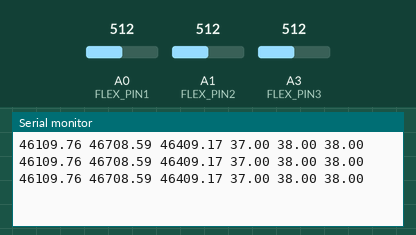
A sketch run on a simulated Arduino Uno, built with avr-gcc and run on an emulated ATmega328P. Parts: the last lines printed to the serial monitor. The inputs (shaded band) are chosen by the test bench; at power-on: A0 (FLEX_PIN1) = 512, A1 (FLEX_PIN2) = 512, A3 (FLEX_PIN3) = 512.

Above: at 1.3 s.
1.4 s: A0 (FLEX_PIN1) set to 0
At 1.9 s:
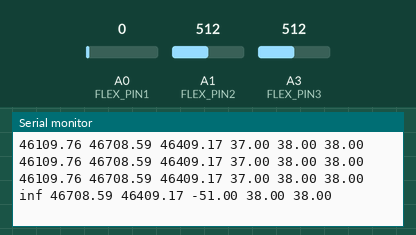
3.5 s: A1 (FLEX_PIN2) set to 0
At 3.9 s:
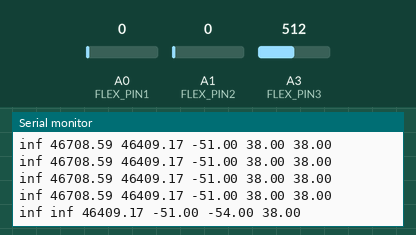
5.5 s: A3 (FLEX_PIN3) set to 0
At 5.9 s:
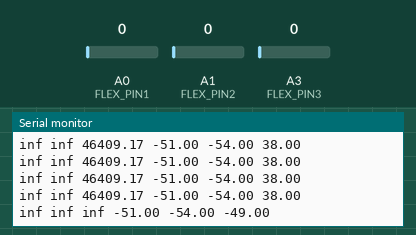
7.5 s: A0 (FLEX_PIN1) set to 122
At 7.9 s:
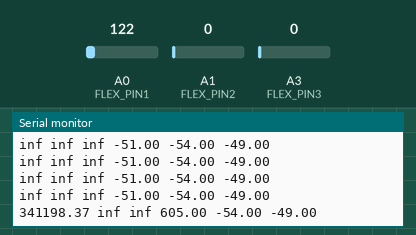
9.5 s: A1 (FLEX_PIN2) set to 122
At 10.0 s:
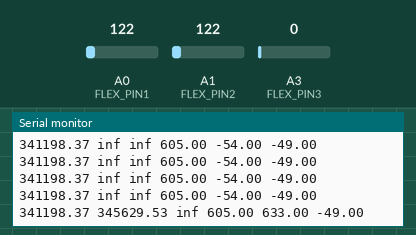
11.5 s: A0 (FLEX_PIN1) set to 0
At 12.0 s:
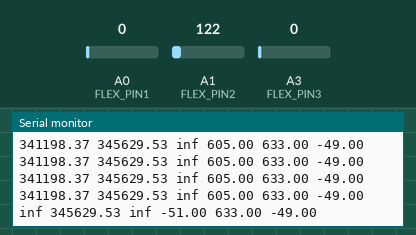

Measured:
- after the input at 1.4 s, the serial monitor: prints a new line after 0.11 s (image 1)
- after the input at 3.5 s, the serial monitor: prints a new line at once (image 2)
- after the input at 5.5 s, the serial monitor: prints a new line at once (image 3)
- after the input at 7.5 s, the serial monitor: prints a new line at once (image 4)
- after the input at 9.5 s, the serial monitor: prints a new line after 0.06 s (image 5)
- after the input at 11.5 s, the serial monitor: prints a new line after 0.07 s (image 6)

The sketch:

flex_arduino.ino
```cpp
/*
 * This is code to upload to the arduino board and test the flex sensors, works with ArduinoSerial.py
 * Ensure the baudrate matches on both here and Python
 */


/******************************************************************************
Flex_Sensor_Example.ino
Example sketch for SparkFun's flex sensors
  (https://www.sparkfun.com/products/10264)
Jim Lindblom @ SparkFun Electronics
April 28, 2016

Create a voltage divider circuit combining a flex sensor with a 47k resistor.
- The resistor should connect from A0 to GND.
- The flex sensor should connect from A0 to 3.3V
As the resistance of the flex sensor increases (meaning it's being bent), the
voltage at A0 should decrease.

Development environment specifics:
Arduino 1.6.7
******************************************************************************/

//1 is the proximal phalanx, 2 is middle and 3 is distal
const int FLEX_PIN1 = A0; // Pin connected to voltage divider output
const int FLEX_PIN2 = A1; // Pin connected to voltage divider output
const int FLEX_PIN3 = A3; // Pin connected to voltage divider output

// Measure the voltage at 5V and the actual resistance of your
// 47k resistor, and enter them below:
const float VCC = 4.81; // Measured voltage of Ardunio 5V line
const float R_DIV1 = 46200.0; // measured resistance of 4.7k resistor
const float R_DIV2 = 46800.0; // measured resistance of 4.7k resistor
const float R_DIV3 = 46500.0; // measured resistance of 4.7k resistor

// Upload the code, then try to adjust these values to more
// accurately calculate bend degree.
const float STRAIGHT_RESISTANCE1 = 26800.0; // measured resistance when straight
const float STRAIGHT_RESISTANCE2 = 27600.0; // measured resistance when straight
const float STRAIGHT_RESISTANCE3 = 26200.0; // measured resistance when straight

const float BEND_RESISTANCE1 = 73500.0; // resistance at 90 deg
const float BEND_RESISTANCE2 = 72800.0; // resistance at 90 deg
const float BEND_RESISTANCE3 = 73600.0; // resistance at 90 deg

void setup()
{
  Serial.begin(19200);
  pinMode(FLEX_PIN1, INPUT);
  pinMode(FLEX_PIN2, INPUT);
  pinMode(FLEX_PIN3, INPUT);
}

void loop()
{
  // Read the ADC, and calculate voltage and resistance from it
  int flexADC1 = analogRead(FLEX_PIN1);
  int flexADC2 = analogRead(FLEX_PIN2);
  int flexADC3 = analogRead(FLEX_PIN3);

  float flexV1 = flexADC1 * VCC / 1023.0;
  float flexV2 = flexADC2 * VCC / 1023.0;
  float flexV3 = flexADC3 * VCC / 1023.0;

  float PROXIMAL = R_DIV1 * (VCC / flexV1 - 1.0);
  float MIDDLE = R_DIV2 * (VCC / flexV2 - 1.0);
  float DISTAL = R_DIV3 * (VCC / flexV3 - 1.0);

  // Use the calculated resistance to estimate the sensor's
  // bend angle:
  float angleProxmial = map(PROXIMAL, STRAIGHT_RESISTANCE1, BEND_RESISTANCE1,
                   0, 90.0);
  float angleMiddle = map(MIDDLE, STRAIGHT_RESISTANCE2, BEND_RESISTANCE2,
                   0, 90.0);
  float angleDistale = map(DISTAL, STRAIGHT_RESISTANCE3, BEND_RESISTANCE3,
                   0, 90.0);

  //printing values onto the serial, using spaces to separate them
  Serial.print(PROXIMAL);
  Serial.print(" "); Serial.print(MIDDLE);
  Serial.print(" "); Serial.print(DISTAL);
  Serial.print(" "); Serial.print(angleProxmial);
  Serial.print(" "); Serial.print(angleMiddle);
  Serial.print(" "); Serial.print(angleDistale);
  Serial.println();

  delay(500);
}
```
